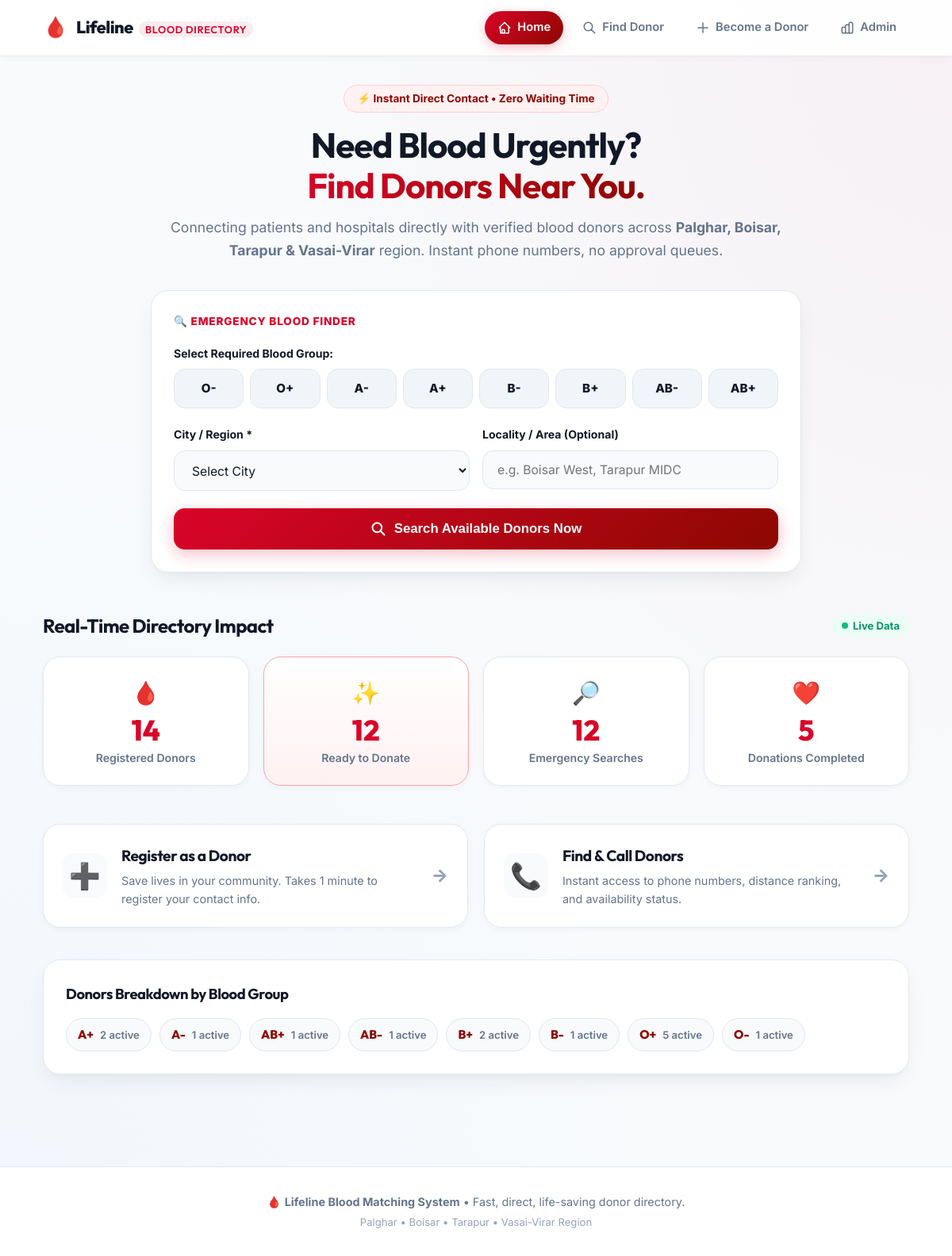
The page / on the database its author committed.
### tables this page shows
CREATE TABLE donors (
    donor_id            INTEGER PRIMARY KEY AUTOINCREMENT,
    name                TEXT NOT NULL,
    blood_group         TEXT NOT NULL CHECK (blood_group IN
                          ('A+','A-','B+','B-','AB+','AB-','O+','O-')),
    phone               TEXT NOT NULL UNIQUE,
    email               TEXT,
    address             TEXT NOT NULL,       -- full street address / landmark
    locality            TEXT NOT NULL,       -- area / neighbourhood (e.g. "Andheri East")
    city                TEXT NOT NULL,
    availability        INTEGER NOT NULL DEFAULT 1,   -- 1 = available, 0 = not available
    last_donation_date  TEXT,                          -- NULL if never donated
    age                 INTEGER,
    gender              TEXT,
    registered_on       TEXT DEFAULT (datetime('now'))
);

### app.py (the view)
@app.route("/")
def home():
    stats = db_manager.get_dashboard_stats()
    return render_template("home.html", stats=stats, blood_groups=ALL_BLOOD_GROUPS, cities=CITIES)

### database/db_setup.py (called while the page is built)
def get_connection():
    conn = sqlite3.connect(DB_PATH)
    conn.execute("PRAGMA foreign_keys = ON")
    conn.row_factory = sqlite3.Row
    return conn

### templates/home.html (shortened to what this page needs)
{% extends "base.html" %}
{% block content %}
<div class="hero-section">
  <div class="hero-badge">⚡ Instant Direct Contact &bull; Zero Waiting Time</div>
  <h1 class="hero-title">Need Blood Urgently?<br><span class="highlight-text">Find Donors Near You.</span></h1>
  <p class="hero-subtitle">Connecting patients and hospitals directly with verified blood donors across <strong>Palghar, Boisar, Tarapur &amp; Vasai-Virar</strong> region. Instant phone numbers, no approval queues.</p>
</div>
<div class="search-card-wrapper">
  <form method="GET" action="{{ url_for('search') }}" class="glass-card search-card">
    <div class="card-header-tag">🔍 Emergency Blood Finder</div>
    <div class="blood-chip-selector">
      <label class="field-label">Select Required Blood Group:</label>
      <div class="chip-grid">
        {% for bg in blood_groups %}
          <label class="chip-item">
            <span class="chip-badge">{{ bg }}</span>
          </label>
        {% endfor %}
      </div>
    </div>
    <div class="search-fields-row">
      <div class="field-group">
        <label class="field-label">City / Region *</label>
        <div class="select-wrapper">
          <select name="city" required class="custom-input">
            <option value="" disabled selected>Select City</option>
          </select>
        </div>
      </div>
      <div class="field-group">
        <label class="field-label">Locality / Area (Optional)</label>
        <input type="text" name="locality" placeholder="e.g. Boisar West, Tarapur MIDC" class="custom-input">
      </div>
    </div>
    <button type="submit" class="btn-hero-action">
      <svg width="20" height="20" fill="none" stroke="currentColor" viewBox="0 0 24 24"><path stroke-linecap="round" stroke-linejoin="round" stroke-width="2.5" d="M21 21l-6-6m2-5a7 7 0 11-14 0 7 7 0 0114 0z"/></svg>
      Search Available Donors Now
    </button>
  </form>
</div>
<div class="stats-section">
  <div class="section-heading">
    <h2>Real-Time Directory Impact</h2>
    <span class="live-indicator"><span class="dot"></span> Live Data</span>
  </div>
  <div class="stats-grid">
    <div class="stat-card">
      <div class="stat-icon">🩸</div>
      <div class="stat-value">{{ stats.total_donors }}</div>
      <div class="stat-label">Registered Donors</div>
    </div>
    <div class="stat-card stat-card-active">
      <div class="stat-icon">✨</div>
      <div class="stat-value">{{ stats.available_donors }}</div>
      <div class="stat-label">Ready to Donate</div>
    </div>
    <div class="stat-card">
      <div class="stat-icon">🔎</div>
      <div class="stat-value">{{ stats.total_searches }}</div>
      <div class="stat-label">Emergency Searches</div>
    </div>
    <div class="stat-card">
      <div class="stat-icon">❤️</div>
      <div class="stat-value">{{ stats.total_donations }}</div>
      <div class="stat-label">Donations Completed</div>
    </div>
  </div>
</div>
<div class="cta-grid">
  <a class="cta-card cta-card-donate" href="{{ url_for('register_donor') }}">
    <div class="cta-icon-wrapper">➕</div>
    <div class="cta-content">
      <h3>Register as a Donor</h3>
      <p>Save lives in your community. Takes 1 minute to register your contact info.</p>
    </div>
    <span class="cta-arrow">&rarr;</span>
  </a>
  <a class="cta-card cta-card-search" href="{{ url_for('search') }}">
    <div class="cta-icon-wrapper">📞</div>
    <div class="cta-content">
      <h3>Find &amp; Call Donors</h3>
      <p>Instant access to phone numbers, distance ranking, and availability status.</p>
    </div>
    <span class="cta-arrow">&rarr;</span>
  </a>
</div>
<div class="group-breakdown-card glass-card">
  <h3>Donors Breakdown by Blood Group</h3>
  <div class="bg-pills-flex">
    {% for bg, count in stats.donors_by_group.items() %}
      <a href="{{ url_for('search', blood_group=bg, city='Boisar') }}" class="bg-stat-pill">
        <span class="pill-group">{{ bg }}</span>
        <span class="pill-count">{{ count }} active</span>
      </a>
    {% endfor %}
  </div>
</div>
{% endblock %}

### rows shown on the page
donors: blood_group "AB+", availability "1"
donors: blood_group "AB-", availability "1"

### other values the page prints
{{ bg }} "O-" "O+" "A-" "A+" "B-" "B+" "AB-" "AB+"
{{ stats.total_donors }} "14"
{{ stats.available_donors }} "12"
{{ stats.total_searches }} "12"
{{ stats.total_donations }} "5"
{{ bg }} "A+" "A-" "B+" "B-" "O+" "O-"
{{ count }} "2" "1" "2" "1" "5" "1"
